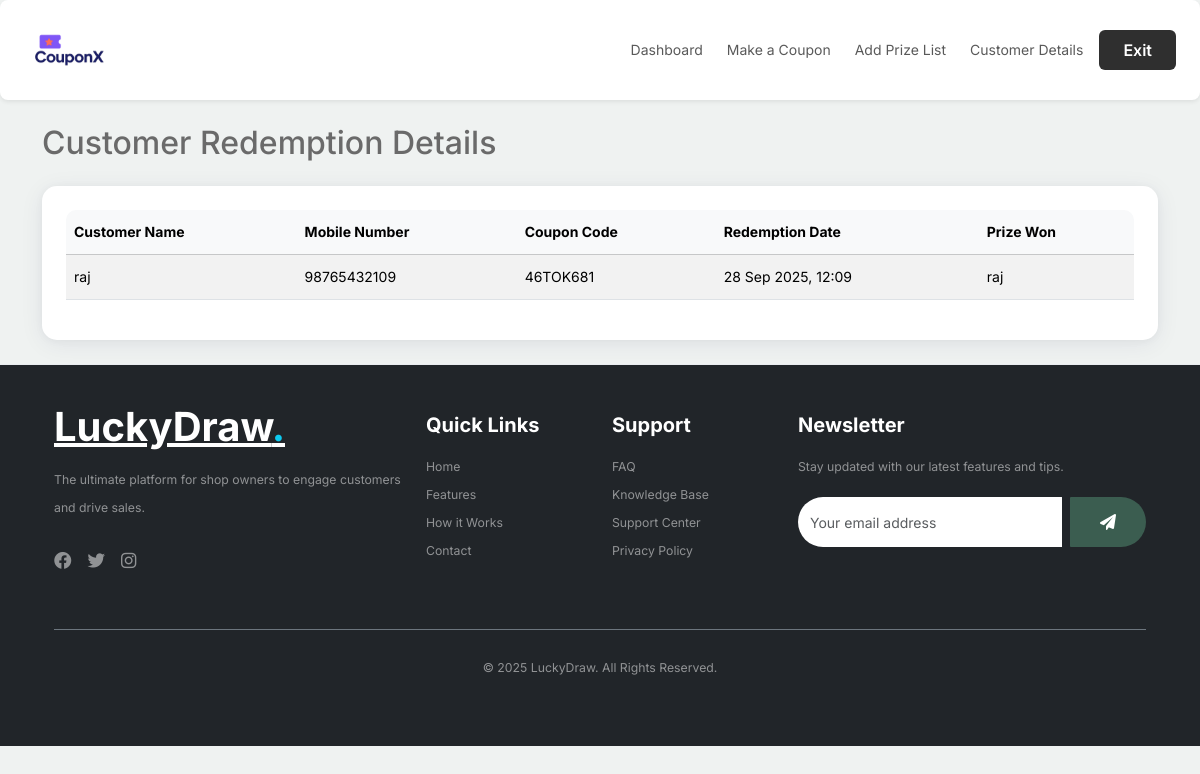
The page /customer/ (signed in) on the database its author committed.
### myapp/models.py (models this page shows, shortened)
class CustomerWinner(models.Model):
    customer_name = models.CharField(max_length=100)
    mobile_number = models.CharField(max_length=20)
    coupon = models.ForeignKey(Coupon, on_delete=models.CASCADE)
    prize = models.ForeignKey(Prize, on_delete=models.SET_NULL, null=True)
    redeemed_at = models.DateTimeField(auto_now_add=True)
    owner = models.ForeignKey(ShopOwnerProfile, on_delete=models.CASCADE, related_name="winners")  # NEW FIELD

class Coupon(models.Model):
    STATUS_CHOICES = (
        ('Active', 'Active'),
        ('Used', 'Used'),
        ('Expired', 'Expired'),
    )
    code = models.CharField(max_length=20, unique=True)
    prize = models.ForeignKey(Prize, on_delete=models.CASCADE, null=True, blank=True)
    expiry_date = models.DateField(null=True, blank=True)
    status = models.CharField(max_length=20, choices=STATUS_CHOICES, default='Active')
    created_at = models.DateTimeField(auto_now_add=True)
    prize_type = models.CharField(max_length=50, blank=True, null=True)
    owner = models.ForeignKey(ShopOwnerProfile, on_delete=models.CASCADE, related_name='coupons')

class Prize(models.Model):
    name = models.CharField(max_length=255)
    image = models.ImageField(upload_to='prize_images/', blank=True, null=True)
    owner = models.ForeignKey(ShopOwnerProfile, on_delete=models.CASCADE, related_name="prizes")  # NEW FIELD

### myapp/views.py (the view)
# urls.py: path('customer/', views.customer, name='customer'),
@login_required
def customer(request):
    user_profile = ShopOwnerProfile.objects.get(user=request.user)
    winners = CustomerWinner.objects.filter(owner=user_profile).select_related('coupon', 'prize').order_by('-redeemed_at')
    return render(request, 'customer.html', {'redemptions': winners})

### myapp/templates/customer.html (shortened to what this page needs)
{% extends 'base1.html' %}
{% load static %}
{% block content %}
<div class="container">
  <h2 class="mb-4">Customer Redemption Details</h2>
  <div class="card p-4 mb-4">
    <div class="table-responsive">
      <table class="table table-striped table-hover align-middle">
        <thead class="table-light">
          <tr>
            <th>Customer Name</th>
            <th>Mobile Number</th>
            <th>Coupon Code</th>
            <th>Redemption Date</th>
            <th>Prize Won</th>
          </tr>
        </thead>
        <tbody>
          {% for redemption in redemptions %}
          <tr>
            <td data-label="Customer Name">{{ redemption.customer_name }}</td>
            <td data-label="Mobile Number">{{ redemption.mobile_number }}</td>
            <td data-label="Coupon Code">{{ redemption.coupon.code }}</td>
            <td data-label="Redemption Date">{{ redemption.redeemed_at|date:"d M Y, H:i" }}</td>
            <td data-label="Prize Won">
              {% if redemption.prize %}
                {{ redemption.prize.name }}
              {% else %}
                <span class="text-muted">No Prize</span>
              {% endif %}
            </td>
          </tr>
          {% empty %}
          <tr>
            <td colspan="5" class="text-center">No redemptions found.</td>
          </tr>
          {% endfor %}
        </tbody>
      </table>
    </div>
  </div>
</div>
{% endblock %}

### myapp/static/css/add.css (style rules this page uses)
html, body { margin: 0 !important; padding: 0 !important; background: #f8fafc; color: #495057; font-family: 'Inter', 'Segoe UI', Arial, sans-serif; width: 100%; height: 100%; scroll-behavior: smooth; }
*, *::before, *::after { box-sizing: border-box; }
body { background: #f8fafc; font-family: 'Inter', 'Segoe UI', Arial, sans-serif; }
.card { border-radius: 15px; border: none; background: #fff; box-shadow: 0 1px 8px rgba(0, 0, 0, 0.04), 0 4px 24px rgba(30, 34, 90, 0.07); transition: transform 0.3s, box-shadow 0.3s; }
.table-responsive { border-radius: 10px; overflow: hidden; }
.table th, .table td { vertical-align: middle; }
.table-striped tbody tr:nth-of-type(odd) { background-color: #f8fafc !important; }

### myapp/static/css/style.css (style rules this page uses)
body { overflow-x: hidden; position: relative; }
body { font-family: "Inter", sans-serif; font-weight: 400; line-height: 28px; color: #6a6a6a; font-size: 14px; background-color: #eff2f1; }

### rows shown on the page
CustomerWinner: customer_name "raj", mobile_number "98765432109", coupon.code "46TOK681", redeemed_at "28 Sep 2025, 12:09", prize.name "raj"
